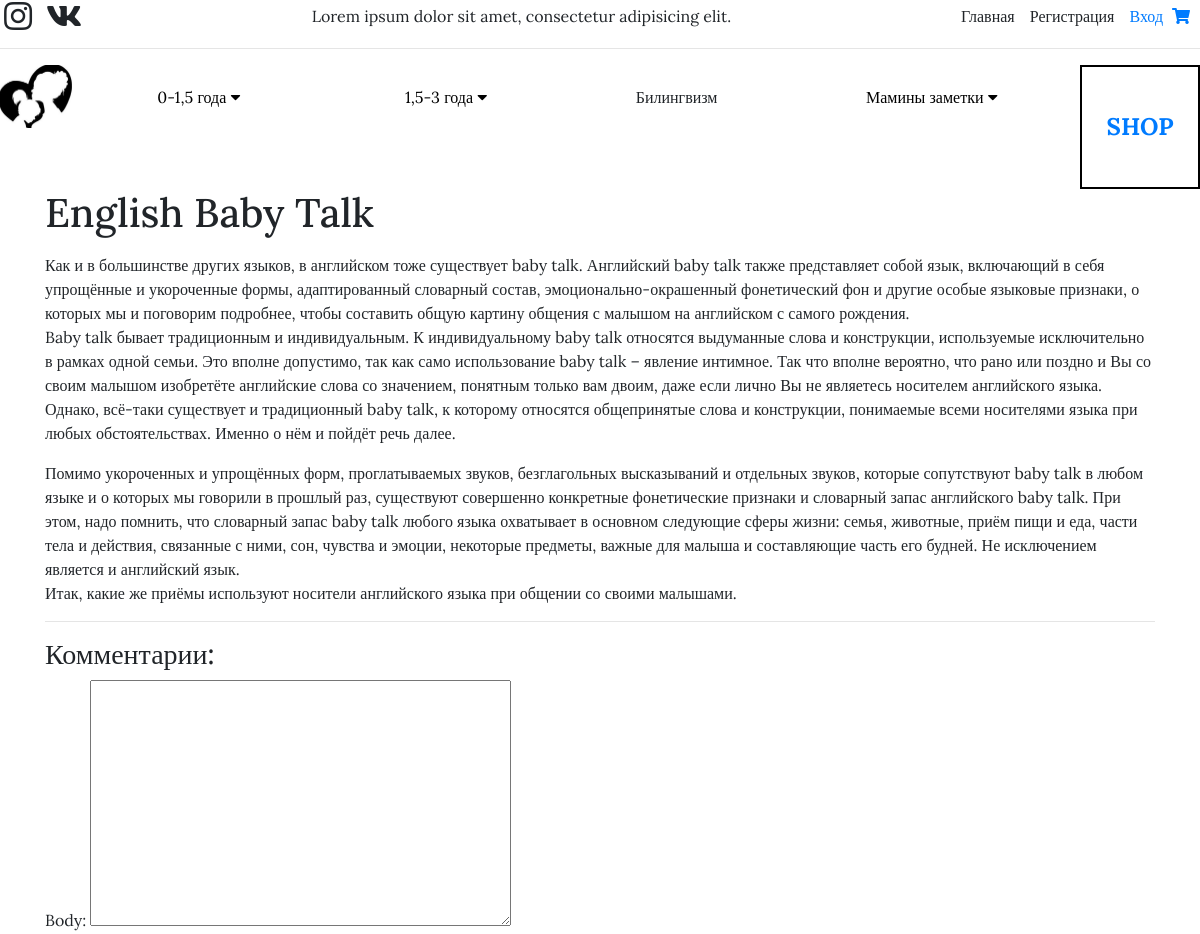
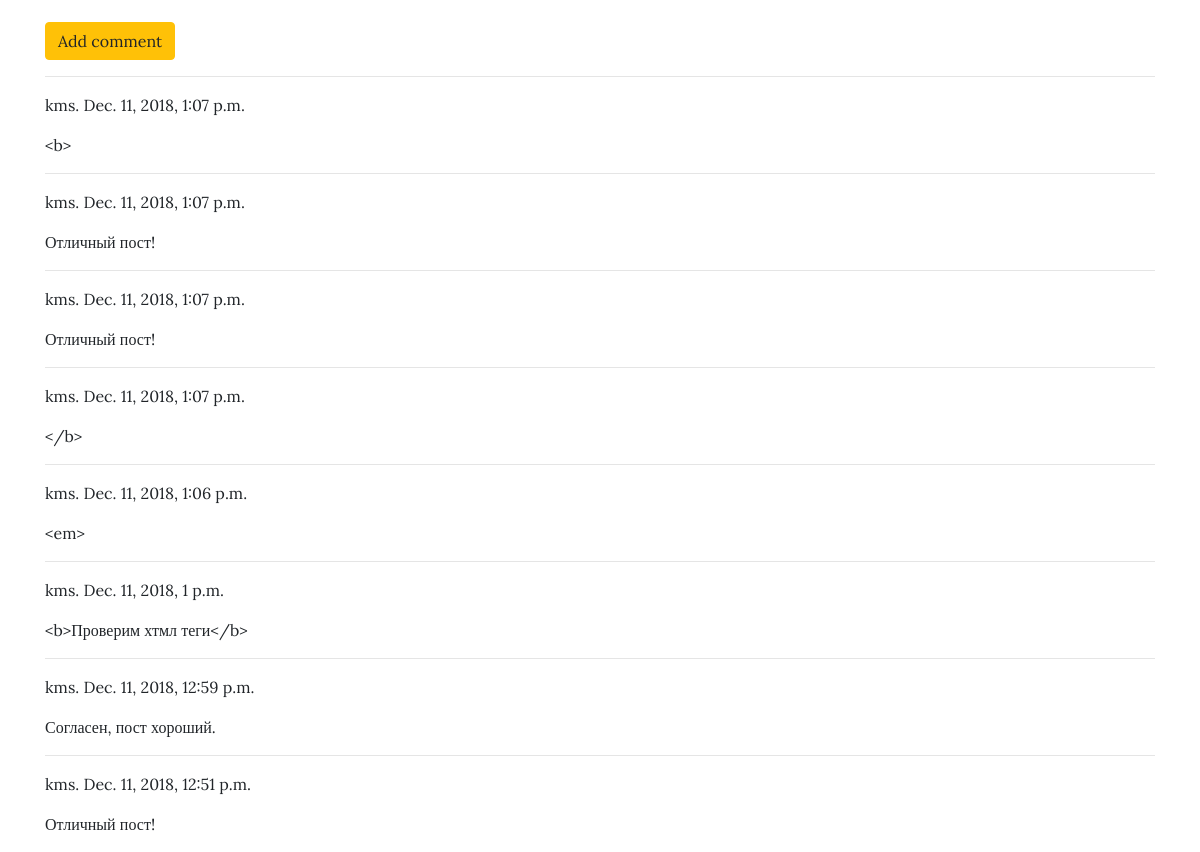
/blog/2018/12/7/english-baby-talk/, run on the app's committed database (2 pictures, top to bottom).
### blog/models.py (models this page shows, shortened)
class Post(models.Model):
    status_choices = (
        ('draft', 'Draft'),
        ('published', 'Published'),
    )
    category = models.ForeignKey(Category, on_delete=models.CASCADE,
                                 related_name='posts')
    title = models.CharField('Заголовок', max_length=250)
    slug = models.SlugField(max_length=250,
                            unique_for_date='publish')
    author = models.ForeignKey(User, on_delete=models.CASCADE,
                               related_name='blog_posts')
    thumbnail_image = models.ImageField(upload_to='post/thumbnails',
                                        blank=True)
    body = models.TextField()
    publish = models.DateTimeField(default=timezone.now)
    created = models.DateTimeField(auto_now_add=True)
    updated = models.DateTimeField(auto_now=True)
    status = models.CharField(max_length=10,
                              choices=status_choices,
                              default='draft')
    objects = models.Manager()
    published = PublishedManager()
    class Meta:
        ordering = ('-publish',)
        verbose_name = 'Пост'
        verbose_name_plural = 'Посты'

class Comment(models.Model):
    author = models.ForeignKey(User, on_delete=models.CASCADE,
                               related_name='comments')
    post = models.ForeignKey(Post, on_delete=models.CASCADE,
                             related_name='comments')
    body = models.TextField()
    created = models.DateTimeField(auto_now_add=True)
    updated = models.DateTimeField(auto_now=True)
    published = models.BooleanField(default=True)
    class Meta:
        ordering = ['-created']
        verbose_name = 'Комментарий'
        verbose_name_plural = 'Комментарии'

### blog/views.py (the view)
def post_detail(request, year, month, day, post):
    post = get_object_or_404(Post, slug=post, status='published',
                             publish__year=year, publish__month=month,
                             publish__day=day)
    form = CommentForm()
    comments = post.comments.filter(published=True)
    context = {'post': post,
               'comments': comments,
               'form': form}
    return render(request, 'blog/post/detail.html', context)

### blog/forms.py
class CommentForm(forms.ModelForm):
    class Meta:
        model = Comment
        fields = ['body']

### cart/context_processors.py (called while the page is built)
def cart(request):
    cart = Cart(request)
    return {'CART':cart}

### blog/templates/blog/post/detail.html (shortened to what this page needs)
{% extends 'blog/base.html' %}
{% block content %}
 <h1>{{ post.title }}</h1>
 <p>{{ post.body|safe|linebreaks }}</p>
 <hr>
 <h3>Комментарии:</h3>
 <form class="" action="{% url 'blog:add_comment' post.id %}" method="post">
   {{ form.as_p }}
   <input type="submit" class="btn btn-warning" name="" value="Add comment">
 </form>
  {% if comments %}
  {% for comment in comments %}
    <hr>
    <p>{{ comment.author }}. {{ comment.created }}</p>
    <p>{{ comment.body }}</p>
  {% endfor %}
  {% endif %}
{% endblock %}

### blog/templates/blog/base.html (shortened to what this page needs)
{% load static %}
<!DOCTYPE html>
<html lang="en" dir="ltr">
  <head>
    <link rel="stylesheet" href="https://use.fontawesome.com/releases/v5.6.3/css/all.css">
    <link rel="stylesheet" href="https://stackpath.bootstrapcdn.com/bootstrap/4.2.1/css/bootstrap.min.css">
    <link rel="stylesheet" href="{% static 'blog/css/julisa.css' %}">
  </head>
  <body>
    <div class="top-menu">
        <i class="top-menu-icon fab fa-instagram fa-2x"></i>
        <i class="top-menu-icon fab fa-vk fa-2x"></i>
        <div class="top-menu-slogan">
          Lorem ipsum dolor sit amet, consectetur adipisicing elit.
        </div>
        <span class="top-menu-option">Главная</span>
        <span class="top-menu-option">Регистрация</span>
        <span class="top-menu-option">
          {% if user.is_authenticated %}
            <a href="{% url 'logout' %}">Выход</a>
          {% else %}
            <a href="{% url 'login' %}">Вход</a>
          {% endif %}
        </span>
        <a href="{% url 'cart:cart_details' %}">
          <i class="top-menu-icon fas fa-shopping-cart"></i>
        </a>
    </div>
    <hr>
    <div class="nav-wrapper">
      <div class="nav-container">
        <img class="logo" src="{% static 'blog/images/Logo.jpg' %}" alt="">
        <div class="dropdown">
         <button class="dropbtn">0-1,5 года <i class="fas fa-caret-down"></i></button>
        </div>
        <div class="dropdown">
         <button class="dropbtn">1,5-3 года <i class="fas fa-caret-down"></i></button>
        </div>
        <span class="navbar-option">Билингвизм</span>
        <div class="dropdown">
         <button class="dropbtn">Мамины заметки <i class="fas fa-caret-down"></i></button>
        </div>
      </div>
    <div class="shop-button-wrapper">
        <div class="shop-button-container">
          <div class="shop-button"><a href="{% url 'shop:index' %}">SHOP</a></div>
        </div>
      </div>
    </div>
    <div class="container">
    {% block content %}
    {% endblock %}
    </div>
  </body>
</html>

### blog/static/blog/css/julisa.css (style rules this page uses)
html { margin: auto; width: 100%; max-width: 1200px; }
body { font-family: 'Lora', serif; }
.top-menu { justify-content: space-between; width: 100%; max-height: 40px; overflow: auto; display: flex; align-items: center; }
.top-menu-icon { margin-left: 4px; margin-right: 10px; }
.top-menu-slogan { margin: auto; }
.top-menu-option { margin-left: 10px; margin-right: 5px; }
.nav-wrapper { width: 100%; overflow: visible; display: flex; align-items: flex-start; }
.nav-container { justify-content: space-between; width: 90%; overflow: visible; display: flex; align-items: center; }
.logo { width: 75px; }
.navbar-option { margin: auto; }
.shop-button-wrapper { position: relative; width: 10%; padding-bottom: 10%; display: flex; border-style: solid; border-width: 2px; border-color: black; }
.shop-button-container { width: 100%; height: 100%; position: absolute; display: flex; align-items: center; justify-content: center; }
.shop-button { position:relative; font-weight: bold; font-size: 1.5em; }
.dropbtn { color: black; background-color: white; padding: 16px; font-size: 16px; border: none; }
.dropdown { position: relative; display: inline-block; margin: auto; }

### data on the page
Post: title "English Baby Talk", body "Как и в большинстве других языков, в английском тоже существует baby talk. Английский baby talk также представляет собой язык, включающий в себя упрощённые и укороченные формы, адаптированный словарный состав, эмоционально-окрашенный фонетический фон и другие особые языковые признаки, о которых мы и поговорим подробнее, чтобы составить общую картину общения с малышом на английском с самого рождения. Baby talk бывает традиционным и индивидуальным. К индивидуальному baby talk относятся выдуманные слова и конструкции, используемые исключительно в рамках одной семьи. Это вполне допустимо, так как само использование baby talk – явление интимное. Так что вполне вероятно, что рано или поздно и Вы…"
Comment: author "kms", created "Dec. 11, 2018, 1:07 p.m.", body "<b>"
Comment: author "kms", created "Dec. 11, 2018, 1:07 p.m.", body "Отличный пост!"
Comment: author "kms", created "Dec. 11, 2018, 1:07 p.m.", body "Отличный пост!"
Comment: author "kms", created "Dec. 11, 2018, 1:07 p.m.", body "</b>"
Comment: author "kms", created "Dec. 11, 2018, 1:06 p.m.", body "<em>"
Comment: author "kms", created "Dec. 11, 2018, 1 p.m.", body "<b>Проверим хтмл теги</b>"
Comment: author "kms", created "Dec. 11, 2018, 12:59 p.m.", body "Согласен, пост хороший."
Comment: author "kms", created "Dec. 11, 2018, 12:51 p.m.", body "Отличный пост!"
